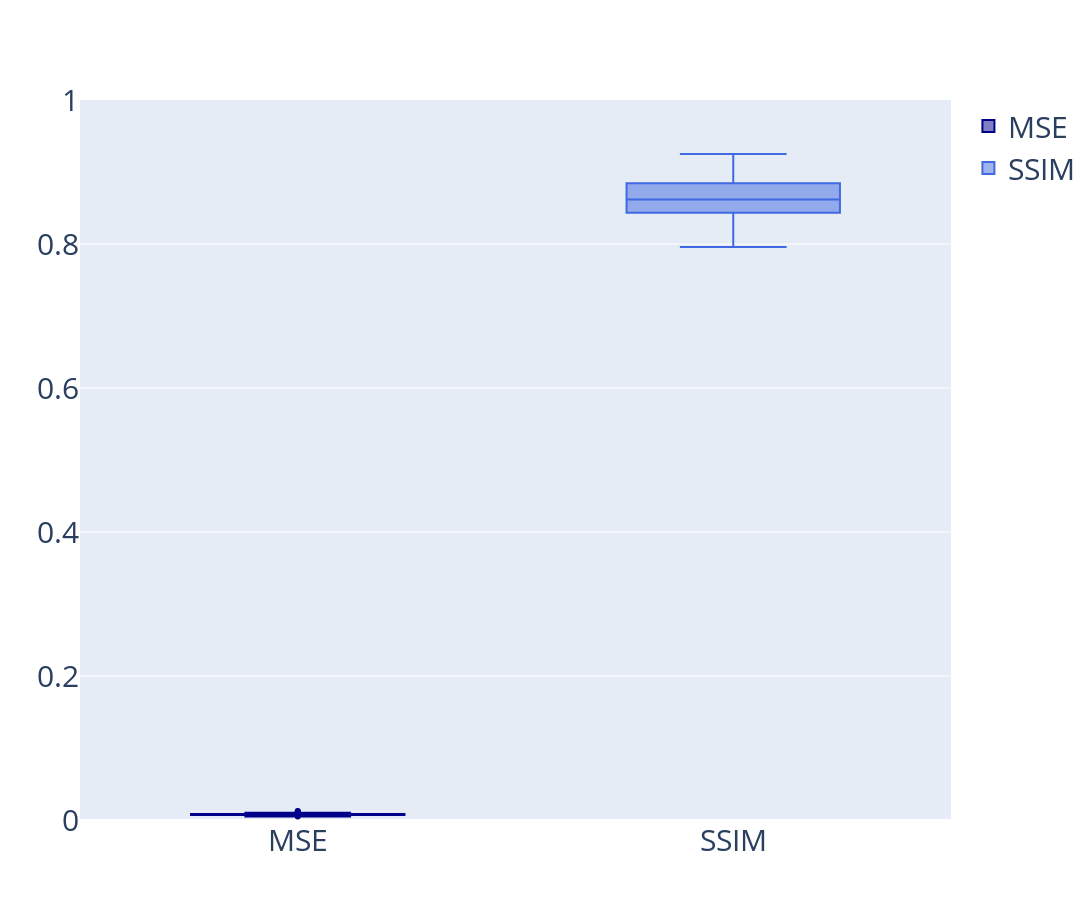

The notebook cell saved with this chart:
### Code cell
y0 = df.mse_noiseless
y1 = df.ssim_noiseless

fig = go.Figure()
fig.add_trace(go.Box(y=y0, name='MSE',
                marker_color = 'darkblue'))
fig.add_trace(go.Box(y=y1, name = 'SSIM',
                marker_color = 'royalblue'))
fig.update_layout(
    autosize=False,
    width=1200,
    height=900,
    yaxis=dict(
        # title_text="Y-axis Title",
        # ticktext=["Very long label", "long label", "3", "label"],
        # tickvals=,
        tickmode="array",
        titlefont=dict(size=30),
    ),
    yaxis_range=[0,1],
    font=dict(size=30),
)
fig.show(renderer="jupyterlab")
# fig.write_image(model.RUN_DIR + f'boxplot_metrics_snr_{model.params["snr"]}_{model.params["dataset"]}.png')
